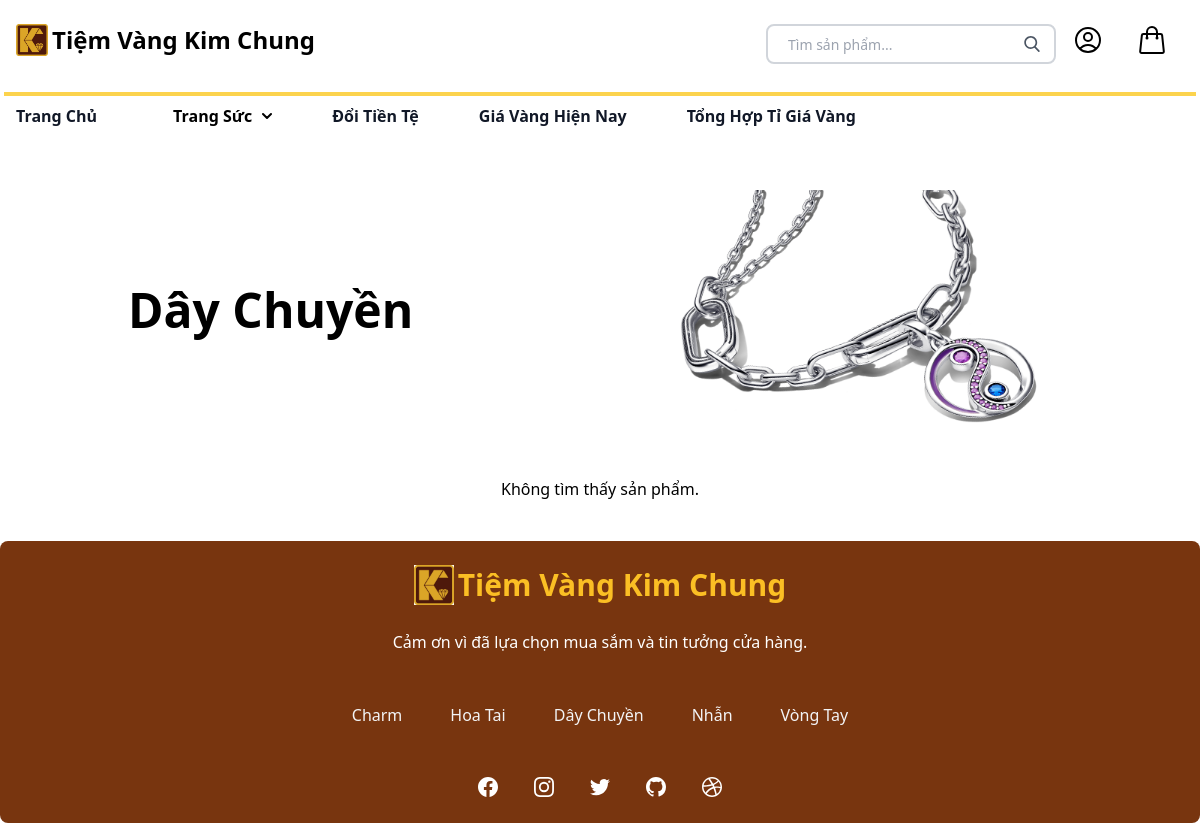
The page /home/daychuyen.php on the database as committed earlier.
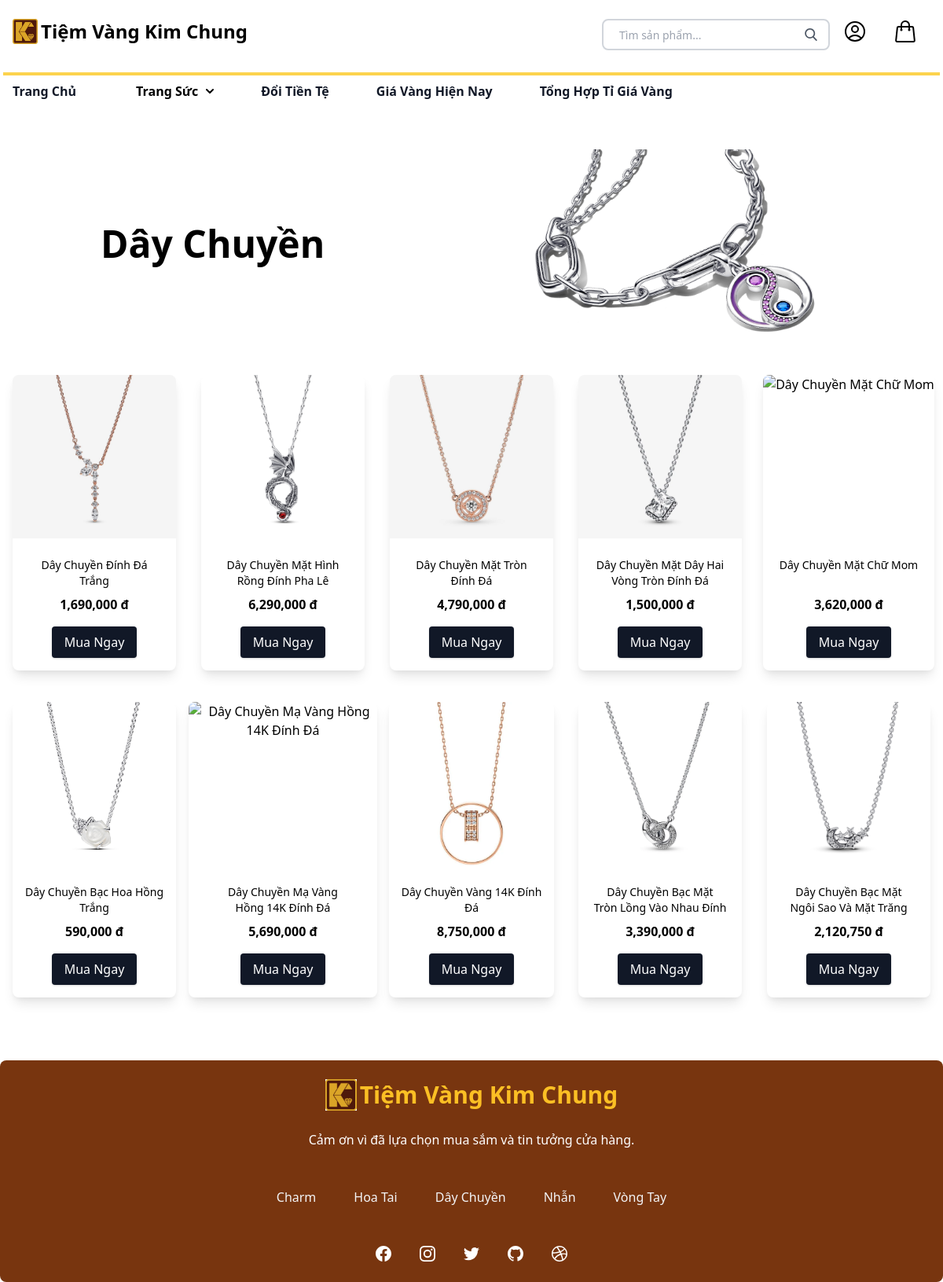
The same page on the database as committed later.
### tables this page shows
CREATE TABLE `sanpham` (
  `MaSanPham` int(5) NOT NULL,
  `TenSanPham` varchar(100) NOT NULL,
  `MaLoaiTrangSuc` int(5) NOT NULL,
  `GiaBan` float NOT NULL,
  `MaNhaCungCap` int(5) NOT NULL,
  `MoTa` varchar(1000) NOT NULL,
  `Anh` varchar(100) NOT NULL,
  `Anh2` varchar(100) NOT NULL,
  `Anh3` varchar(100) NOT NULL,
  `SoLuong` varchar(50) NOT NULL
);

### home/daychuyen.php (the view, shortened to what this page needs)
<?php include '../home/header.php'; ?>
<section class="pt-10">
    <div class="relative pb-6">
        <img src="uploads/bg-daychuyen.jpg" class="w-full h-full object-cover">
        <div class="absolute inset-0 flex items-start justify-start p-4 md:absolute md:pt-24 md:pl-32 ">
          <p class="md:text-5xl font-bold sm:text-xl">Dây Chuyền</p>
        </div>
    </div>
    <div class="flex flex-wrap justify-center">
        <?php
        $query = "SELECT * FROM sanpham WHERE MaLoaiTrangSuc = 3";
        $result = mysqli_query($conn, $query);
        if (mysqli_num_rows($result) > 0) {
            while ($row = mysqli_fetch_assoc($result)) {
                $productTitle = $row['TenSanPham'];
                $productPrice = $row['GiaBan'];
                $productId = $row['MaSanPham'];
                $shortTitle = strlen($productTitle) > 30 ? wordwrap($productTitle, 30, "<br>", true) : $productTitle;
        ?>
        <div class="md:flex md:flex-row md:justify-center w-full md:w-1/5 pb-10 transition duration-300 transform hover:scale-110">
            <div class="max-w-sm mx-auto bg-white rounded-lg overflow-hidden shadow-lg h-full">
                <div class="text-center items-center">
                    <a href="xemchitiet.php?id=<?= $productId ?>" class="hover-trigger relative block">
                    </a>
                </div>
                <div class="p-4">
                    <h3 class="text-sm text-center mt-2" style="height: 40px; overflow: hidden;"><a href="xemchitiet.php?id=<?= $productId ?>"><?= $shortTitle ?></a></h3>
                    <p class="text-center font-bold mt-2"><?= number_format($productPrice, 0, '.', ',') ?> đ</p>
                    <div class="flex justify-center mt-4">
                        <a href="xemchitiet.php?id=<?= $productId ?>" class="inline-block px-4 py-2 bg-gray-900 hover:bg-yellow-600 text-white rounded shadow">Mua Ngay</a>
                    </div>
                </div>
            </div>
        </div>
        <?php
            }
        } else {
            echo "Không tìm thấy sản phẩm.";
        }
        ?>
    </div>
</section>
<?php include '../home/footer.php'; ?>

Rows that differ between the two databases and show on the page:
added sanpham: TenSanPham "Dây Chuyền Đính Đá Trắng", GiaBan "1,690,000"
added sanpham: TenSanPham "Dây Chuyền Mặt Hình Rồng Đính Pha Lê", GiaBan "6,290,000"
added sanpham: TenSanPham "Dây Chuyền Mặt Tròn Đính Đá", GiaBan "4,790,000"
added sanpham: TenSanPham "Dây Chuyền Mặt Dây Hai Vòng Tròn Đính Đá", GiaBan "1,500,000"
added sanpham: TenSanPham "Dây Chuyền Mặt Chữ Mom", GiaBan "3,620,000"
added sanpham: TenSanPham "Dây Chuyền Bạc Hoa Hồng Trắng", GiaBan "590,000"
added sanpham: TenSanPham "Dây Chuyền Mạ Vàng Hồng 14K Đính Đá", GiaBan "5,690,000"
added sanpham: TenSanPham "Dây Chuyền Vàng 14K Đính Đá", GiaBan "8,750,000"
added sanpham: TenSanPham "Dây Chuyền Bạc Mặt Tròn Lồng Vào Nhau Đính", GiaBan "3,390,000"
added sanpham: TenSanPham "Dây Chuyền Bạc Mặt Ngôi Sao Và Mặt Trăng", GiaBan "2,120,750"
Other text that changed with them:
text no longer shown: "Không tìm thấy sản phẩm."
